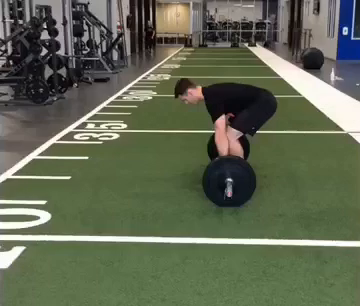
#> input picture frame 0 of Dataset_Wrong Exercises/Dataset_Wrong Exercises/DeadLift_Wrong/1_Deadlift.mp4, 360 x 306 px
$ python normalize_wrong_dataset.py
#> lines starting #> are read from the running program, lines starting #| are printed output that depends on the picture
#!/usr/bin/env python3
"""
normalize_wrong_dataset.py
Normaliza y aumenta los videos de forma incorrecta.

Pipeline:
  1. Misma normalización que normalize_dataset.py
     (detección de segmento, 30 frames, 640x480, 30fps .mp4)
  2. Aumentación para llegar a 25 videos por clase (desde 10):
       - 10 originales
       - 10 espejo horizontal (flip)
       - 5 con jitter de brillo (primeros 5 originales)

Uso:
  python3 scripts/normalize_wrong_dataset.py
  python3 scripts/normalize_wrong_dataset.py --dst dataset_limpio
"""

import argparse
import logging
import sys
from datetime import datetime
from pathlib import Path

import cv2
import numpy as np

# ─── Configuración ────────────────────────────────────────────────────────────

TARGET_W, TARGET_H = 640, 480
TARGET_FPS = 30
FRAMES_PER_VIDEO = 30
TARGET_PER_CLASS = 25

VIDEO_EXTENSIONS = {".mp4", ".mov", ".avi", ".mkv", ".webm"}

WRONG_FOLDERS = [
    {
        "src": "Dataset_Wrong Exercises/Dataset_Wrong Exercises/DeadLift_Wrong",
        "dst": "deadlift_bad",
        "prefix": "deadlift_bad",
    },
    {
        "src": "Dataset_Wrong Exercises/Dataset_Wrong Exercises/PullUp_Wrong",
        "dst": "pull_up_bad",
        "prefix": "pull_up_bad",
    },
    {
        "src": "Dataset_Wrong Exercises/Dataset_Wrong Exercises/Squat_Wrong",
        "dst": "squat_bad",
        "prefix": "squat_bad",
    },
]


# ─── Detección de segmento (igual que normalize_dataset.py) ──────────────────

def compute_motion_signal(cap: cv2.VideoCapture, total_frames: int) -> np.ndarray:
#> called with total_frames = 265
    SAMPLE_W, SAMPLE_H = 160, 120
    x0, x1 = SAMPLE_W // 5, SAMPLE_W - SAMPLE_W // 5
    y0, y1 = SAMPLE_H // 5, SAMPLE_H - SAMPLE_H // 5

    motion = np.zeros(total_frames, dtype=np.float32)
    cap.set(cv2.CAP_PROP_POS_FRAMES, 0)
    prev_roi = None
    for i in range(total_frames):
        ret, frame = cap.read()
        if not ret:
            break
        small = cv2.resize(frame, (SAMPLE_W, SAMPLE_H))
        gray = cv2.cvtColor(small, cv2.COLOR_BGR2GRAY).astype(np.float32)
        roi = gray[y0:y1, x0:x1]
        if prev_roi is not None:
            motion[i] = np.mean(np.abs(roi - prev_roi))
        prev_roi = roi
#> this loop made 31 passes
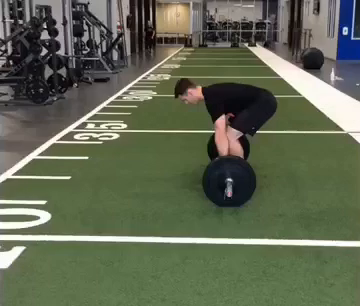
#> input picture frame 0 of Dataset_Wrong Exercises/Dataset_Wrong Exercises/DeadLift_Wrong/1_Deadlift.mp4, 360 x 306 px
#> pass 1, in compute_motion_signal, `small = cv2.resize(frame, (SAMPLE_W, SAMPLE_H))`:
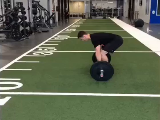
#> small: shape (120, 160, 3); mean B, G, R 83.1, 104.1, 97.2
#> pass 1, in compute_motion_signal, `gray = cv2.cvtColor(small, cv2.COLOR_BGR2GRAY).astype(np.float32)`:
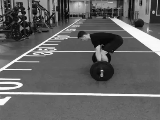
#> gray: shape (120, 160) float32; min 2, max 255, mean 99.7
#> pass 1, in compute_motion_signal, `roi = gray[y0:y1, x0:x1]`:
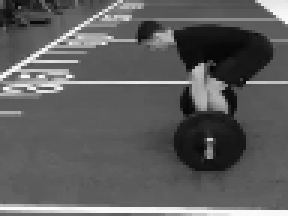
#> roi: shape (72, 96) float32 (shown 3 times larger); min 2, max 253, mean 93.6
#> after the loop:
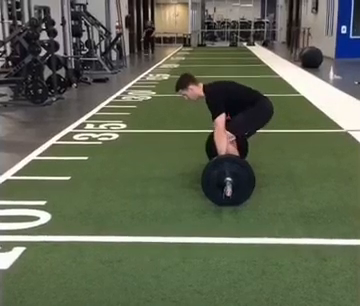
#> frame: shape (306, 360, 3); mean B, G, R 83.2, 103.2, 96.8
#> after the loop:
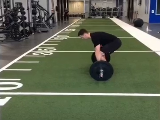
#> small: shape (120, 160, 3); mean B, G, R 83.1, 103.2, 96.7
#> after the loop, motion = 265 values, max 2.62 at index 29, min 0 at index 0, mean 0.166
    return motion


def find_exercise_segment(cap: cv2.VideoCapture, total_frames: int) -> tuple[int, int]:
    if total_frames <= FRAMES_PER_VIDEO:
        return 0, total_frames

    motion = compute_motion_signal(cap, total_frames)

    skip = max(1, total_frames // 10)
    search_start = skip
    search_end = total_frames - skip
    if search_end - search_start < FRAMES_PER_VIDEO:
        search_start, search_end = 0, total_frames

    region = motion[search_start:search_end]
    smoothed = np.convolve(region, np.ones(20) / 20, mode="same")
    threshold = float(np.percentile(smoothed, 25))

    above = smoothed >= threshold
    segments: list[tuple[int, int]] = []
    in_seg, seg_start_local = False, 0
    for i, active in enumerate(above):
        if active and not in_seg:
            seg_start_local, in_seg = i, True
        elif not active and in_seg:
            segments.append((seg_start_local, i))
            in_seg = False
    if in_seg:
        segments.append((seg_start_local, len(above)))

    if not segments:
        return search_start, search_end

    best = max(segments, key=lambda s: float(np.sum(smoothed[s[0]:s[1]])))
    abs_start = search_start + best[0]
    abs_end = search_start + best[1]

    if abs_end - abs_start < FRAMES_PER_VIDEO:
        center = (abs_start + abs_end) // 2
        half = FRAMES_PER_VIDEO // 2
        abs_start = max(search_start, center - half)
        abs_end = min(search_end, abs_start + FRAMES_PER_VIDEO)

    return abs_start, abs_end


def extract_frames_uniform(cap: cv2.VideoCapture, start: int, end: int, total: int) -> list[np.ndarray]:
    n = max(end - start, 1)
    indices = np.linspace(start, start + n - 1, FRAMES_PER_VIDEO, dtype=int)
    indices = np.clip(indices, 0, total - 1)
    frames = []
    for idx in indices:
        cap.set(cv2.CAP_PROP_POS_FRAMES, int(idx))
        ret, frame = cap.read()
        if ret:
            frames.append(frame)
    while len(frames) < FRAMES_PER_VIDEO and frames:
        frames.append(frames[-1].copy())
    return frames[:FRAMES_PER_VIDEO]


# ─── Aumentación ─────────────────────────────────────────────────────────────

def flip_frames(frames: list[np.ndarray]) -> list[np.ndarray]:
    return [cv2.flip(f, 1) for f in frames]


def brightness_jitter(frames: list[np.ndarray], beta: float = 30.0) -> list[np.ndarray]:
    """Incrementa el brillo en beta (rango 0-255, clamp a uint8)."""
    result = []
    for f in frames:
        bright = np.clip(f.astype(np.int16) + int(beta), 0, 255).astype(np.uint8)
        result.append(bright)
    return result


# ─── Escritura de video ───────────────────────────────────────────────────────

def write_video(frames: list[np.ndarray], dst_path: Path) -> int:
    fourcc = cv2.VideoWriter_fourcc(*"mp4v")
    out = cv2.VideoWriter(str(dst_path), fourcc, TARGET_FPS, (TARGET_W, TARGET_H))
    if not out.isOpened():
        raise RuntimeError(f"No se pudo crear: {dst_path}")
    written = 0
    for frame in frames:
        out.write(cv2.resize(frame, (TARGET_W, TARGET_H)))
        written += 1
    out.release()
    return written


def load_frames(src: Path) -> list[np.ndarray] | None:
    cap = cv2.VideoCapture(str(src))
    if not cap.isOpened():
        return None
    total = int(cap.get(cv2.CAP_PROP_FRAME_COUNT))
    if total <= 0:
        cap.release()
        return None
    try:
        start, end = find_exercise_segment(cap, total)
        frames = extract_frames_uniform(cap, start, end, total)
    finally:
        cap.release()
    return frames if frames else None


# ─── Logging ──────────────────────────────────────────────────────────────────

def setup_logger(log_path: Path) -> logging.Logger:
    log = logging.getLogger("normalize_wrong")
    log.setLevel(logging.INFO)
    fmt = logging.Formatter("%(message)s")
    fh = logging.FileHandler(log_path, encoding="utf-8")
    fh.setFormatter(fmt)
    ch = logging.StreamHandler(sys.stdout)
    ch.setFormatter(fmt)
    log.addHandler(fh)
    log.addHandler(ch)
    return log


def collect_videos(src_dir: Path) -> list[Path]:
    return sorted(
        [f for f in src_dir.iterdir() if f.suffix.lower() in VIDEO_EXTENSIONS],
        key=lambda p: p.name.lower(),
    )


# ─── Main ─────────────────────────────────────────────────────────────────────

def main():
    parser = argparse.ArgumentParser()
    parser.add_argument("--src", default=".", help="Raíz del proyecto (donde está 'Dataset_Wrong Exercises/')")
    parser.add_argument("--dst", default="dataset_limpio", help="Carpeta raíz de salida")
    args = parser.parse_args()

    src_root = Path(args.src)
    dst_root = Path(args.dst)
    dst_root.mkdir(parents=True, exist_ok=True)

    log = setup_logger(dst_root / "normalization_wrong_log.txt")
    log.info("=" * 72)
    log.info("  NORMALIZACIÓN + AUMENTACIÓN — Videos Forma Incorrecta")
    log.info(f"  Fecha  : {datetime.now().strftime('%Y-%m-%d %H:%M:%S')}")
    log.info(f"  Config : {TARGET_W}x{TARGET_H} | {TARGET_FPS} FPS | {FRAMES_PER_VIDEO} frames | target {TARGET_PER_CLASS}/clase")
    log.info("=" * 72)

    summary = []

    for entry in WRONG_FOLDERS:
        src_dir = src_root / entry["src"]
        dst_dir = dst_root / entry["dst"]
        dst_dir.mkdir(parents=True, exist_ok=True)
        prefix = entry["prefix"]

        log.info(f"\n▶ Clase: {entry['dst']}")
        log.info(f"  Origen: {src_dir}")

        if not src_dir.exists():
            log.warning(f"  [OMITIDA] No encontrada: {src_dir}")
            summary.append((entry["dst"], 0, 0))
            continue

        all_videos = collect_videos(src_dir)
        log.info(f"  Videos encontrados: {len(all_videos)}")

        # ── Cargar todos los frames base ──────────────────────────────────────
        base_frames: list[list[np.ndarray]] = []
        for vid in all_videos:
            frames = load_frames(vid)
            if frames:
                base_frames.append(frames)
                log.info(f"  ✓ Cargado: {vid.name}")
            else:
                log.warning(f"  ✗ No se pudo cargar: {vid.name}")

        n_base = len(base_frames)
        if n_base == 0:
            log.error("  Sin videos válidos. Saltando.")
            summary.append((entry["dst"], 0, 0))
            continue

        # ── Construir lista de aumentaciones hasta TARGET_PER_CLASS ──────────
        # Orden: originales → flips → brightness de los primeros k
        augmented: list[tuple[list[np.ndarray], str]] = []

        # Pasada 1: originales
        for frames in base_frames:
            augmented.append((frames, "orig"))

        # Pasada 2: flip horizontal
        for frames in base_frames:
            if len(augmented) >= TARGET_PER_CLASS:
                break
            augmented.append((flip_frames(frames), "flip"))

        # Pasada 3: brightness jitter (beta=30) sobre los primeros k originales
        for frames in base_frames:
            if len(augmented) >= TARGET_PER_CLASS:
                break
            augmented.append((brightness_jitter(frames, beta=30), "bright"))

        # Pasada 4: flip + brightness (por si aún faltan)
        for frames in base_frames:
            if len(augmented) >= TARGET_PER_CLASS:
                break
            augmented.append((brightness_jitter(flip_frames(frames), beta=-20), "flip_dark"))

        augmented = augmented[:TARGET_PER_CLASS]

        # ── Escribir videos ───────────────────────────────────────────────────
        written_count = 0
        for i, (frames, aug_tag) in enumerate(augmented, start=1):
            dst_file = dst_dir / f"{prefix}_{i:02d}.mp4"
            try:
                n = write_video(frames, dst_file)
                written_count += 1
                log.info(f"  ✓ [{i:02d}/{TARGET_PER_CLASS}] {dst_file.name}  [{aug_tag}]  ({n} frames)")
            except Exception as e:
                log.error(f"  ✗ [{i:02d}] Error escribiendo {dst_file.name}: {e}")

        summary.append((entry["dst"], n_base, written_count))
        log.info(f"  → {written_count}/{TARGET_PER_CLASS} escritos | {n_base} originales | {written_count - n_base} aumentados")

    log.info("\n" + "=" * 72)
    log.info("  RESUMEN FINAL")
    log.info("=" * 72)
    log.info(f"  {'Clase':<18} {'Originales':>12} {'Total escritos':>15}")
    log.info(f"  {'-'*18} {'-'*12} {'-'*15}")
    for clase, orig, total in summary:
        log.info(f"  {clase:<18} {orig:>12} {total:>15}")
    log.info("=" * 72)
    log.info(f"\n  Log guardado en: {dst_root / 'normalization_wrong_log.txt'}")


if __name__ == "__main__":
    main()
